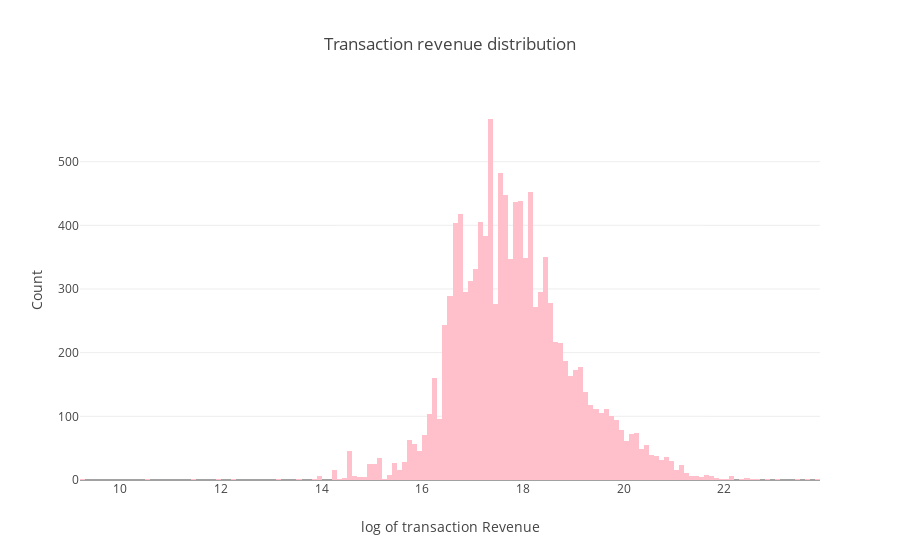

Here is the notebook cell this chart was saved with:
### Code cell
graph = go.Histogram(x=train[train["totals_transactionRevenue"].astype("float32")>0]["totals_transactionRevenue"].astype("float32").apply(np.log), 
                     marker=dict(color="pink"))
g = [graph]
l = go.Layout(title="Transaction revenue distribution", xaxis=dict(title="log of transaction Revenue"),
                   yaxis=dict(title="Count"), plot_bgcolor='white')
figure = go.Figure(data=g, layout=l)
iplot(figure)

### Figure 1 — Plotly figure (JSON) as saved in the notebook; plotly's stock layout.template omitted (floating-point values rounded to 4 significant figures; data arrays with more than 128 entries replaced by an {"elided": "..."} marker saying what was removed)
{"data": [{"marker": {"color": "pink"}, "type": "histogram", "uid": "5ab0be88-d688-11e8-bc66-acde48001122", "x": {"elided": "11515 float values"}}], "layout": {"plot_bgcolor": "white", "title": "Transaction revenue distribution", "xaxis": {"title": "log of transaction Revenue"}, "yaxis": {"title": "Count"}}}
